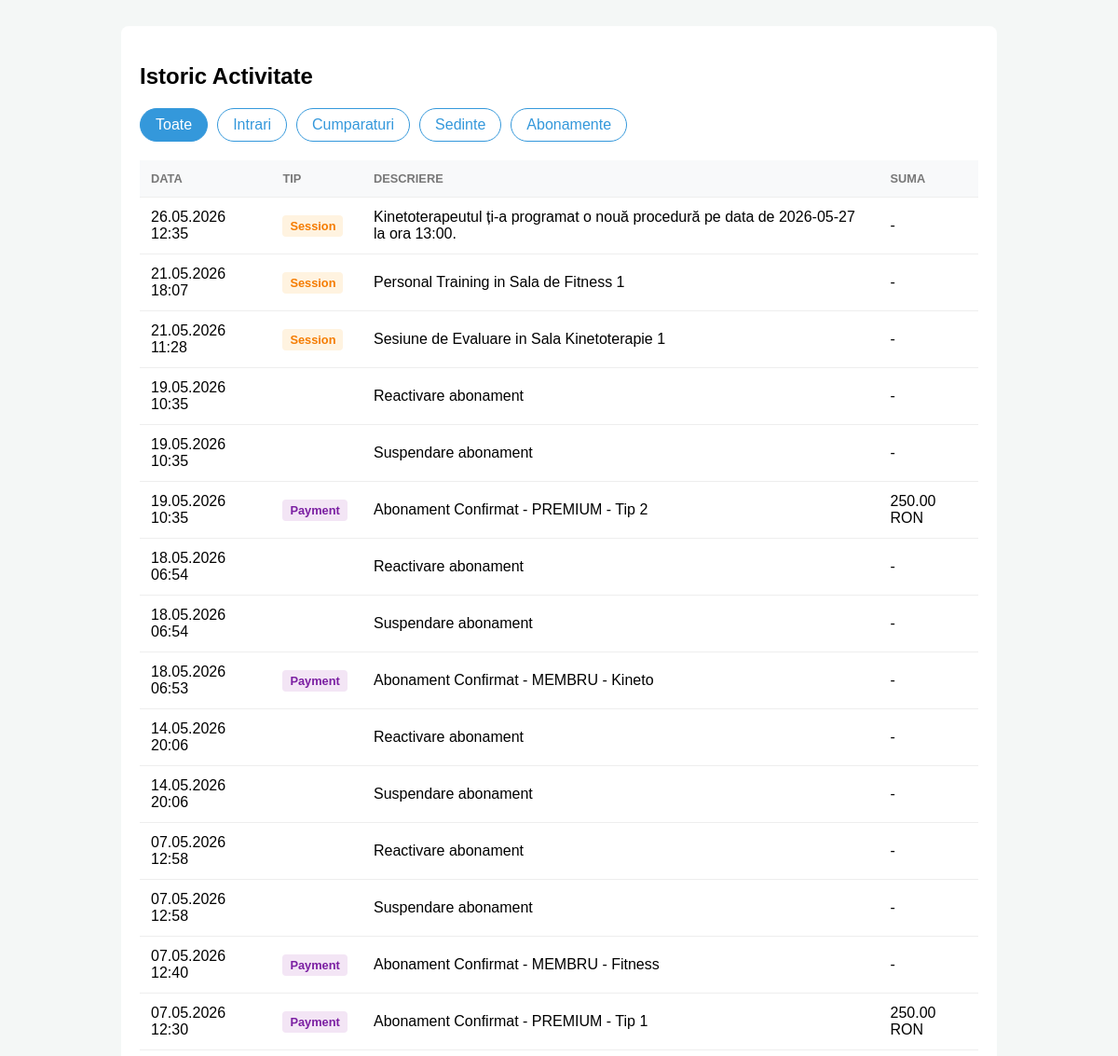
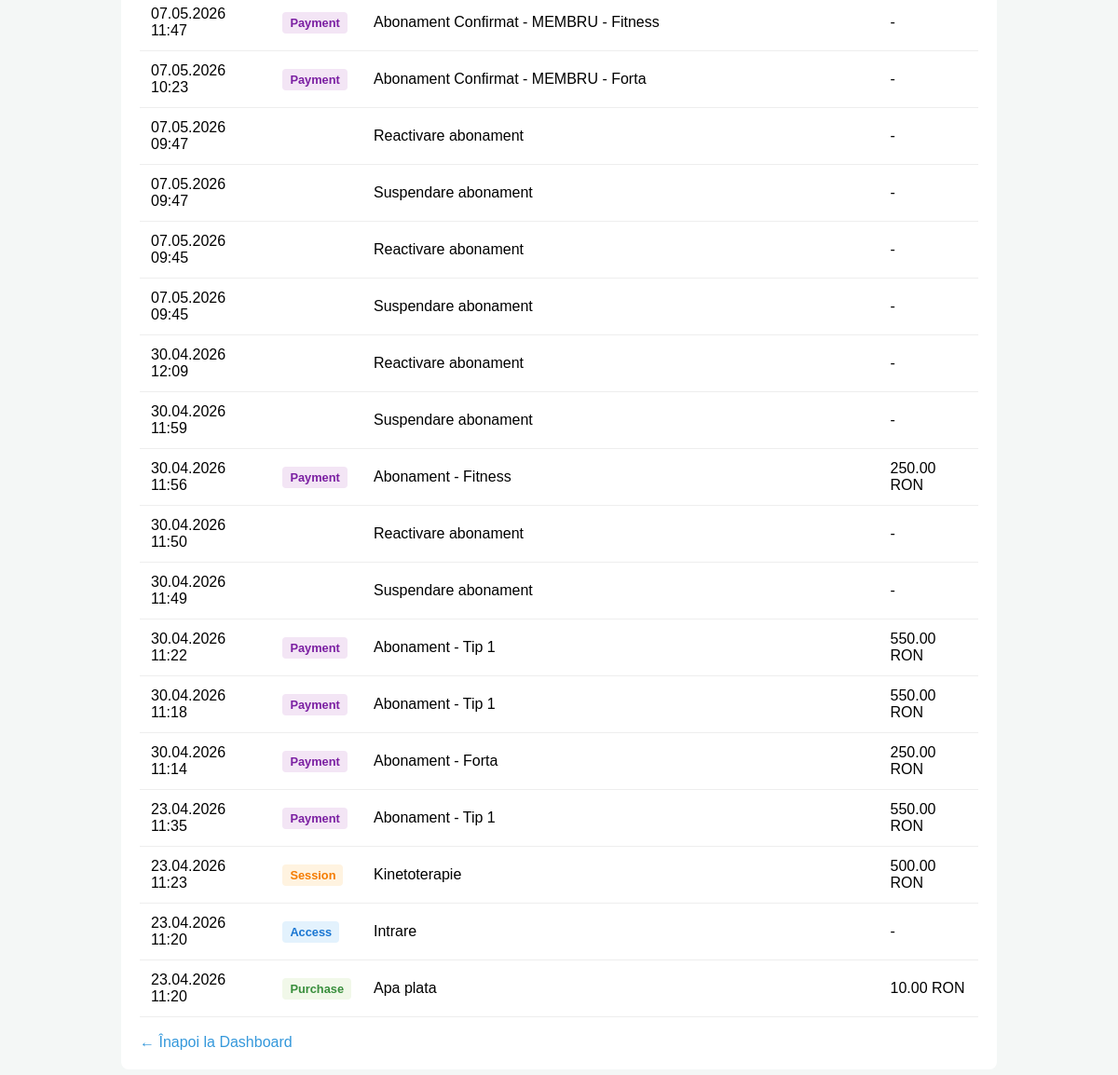
The app's page /pages/member/istoric/history.php (signed in) with its own data (2 pictures, top to bottom).
### tables this page shows
CREATE TABLE `activities_history` (
  `id` int(11) NOT NULL,
  `user_id` int(11) NOT NULL,
  `activity_type` enum('access','purchase','session','payment') DEFAULT NULL,
  `description` varchar(255) DEFAULT NULL,
  `amount` decimal(10,2) DEFAULT 0.00,
  `created_at` timestamp NOT NULL DEFAULT current_timestamp()
);

### pages/member/istoric/history.php (the view, shortened to what this page needs)
<?php
require_once __DIR__ . '/../../../init.php';
$user_id = $_SESSION['user_id'];
$filter = isset($_GET['type']) ? $_GET['type'] : 'all';
if ($filter === 'all') {
    $query = "SELECT * FROM activities_history WHERE user_id = ? ORDER BY created_at DESC";
    $params = [$user_id];
} else {
    $query = "SELECT * FROM activities_history WHERE user_id = ? AND activity_type = ? ORDER BY created_at DESC";
    $params = [$user_id, $filter];
}
$stmt = $db->prepare($query);
$stmt->execute($params);
$activities = $stmt->fetchAll(PDO::FETCH_ASSOC);
?>
<!DOCTYPE html>
<html lang="ro">
<head>
</head>
<body>
<div class="container">
    <h2>Istoric Activitate</h2>
    <div class="filters">
        <a href="history.php?type=all" class="filter-btn <?php echo $filter === 'all' ? 'active' : ''; ?>">Toate</a>
        <a href="history.php?type=access"
           class="filter-btn <?php echo $filter === 'access' ? 'active' : ''; ?>">Intrari</a>
        <a href="history.php?type=purchase" class="filter-btn <?php echo $filter === 'purchase' ? 'active' : ''; ?>">Cumparaturi</a>
        <a href="history.php?type=session" class="filter-btn <?php echo $filter === 'session' ? 'active' : ''; ?>">Sedinte</a>
        <a href="history.php?type=payment" class="filter-btn <?php echo $filter === 'payment' ? 'active' : ''; ?>">Abonamente</a>
    </div>
    <table>
        <thead>
        <tr>
            <th>Data</th>
            <th>Tip</th>
            <th>Descriere</th>
            <th>Suma</th>
        </tr>
        </thead>
        <tbody>
        <?php if (count($activities) > 0): ?>
            <?php foreach ($activities as $act): ?>
                <tr>
                    <td><?php echo date('d.m.Y H:i', strtotime($act['created_at'])); ?></td>
                    <td>
                        <span class="type-badge type-<?php echo $act['activity_type']; ?>"><?php echo ucfirst($act['activity_type']); ?></span>
                    </td>
                    <td><?php echo htmlspecialchars($act['description']); ?></td>
                    <td><?php echo $act['amount'] > 0 ? $act['amount'] . ' RON' : '-'; ?></td>
                </tr>
            <?php endforeach; ?>
        <?php else: ?>
            <tr>
                <td colspan="4">Nu am gasit nicio activitate pentru acest filtru.</td>
            </tr>
        <?php endif; ?>
        </tbody>
    </table>
    <br>
    <a href="../../../dashboard.php" style="color: #3498db; text-decoration: none;">← Înapoi la Dashboard</a>
</div>
</body>
</html>

### pages/member/istoric/history.php (style rules this page uses)
body { font-family: sans-serif; background: #f4f7f6; padding: 20px; }
.container { max-width: 900px; margin: auto; background: white; padding: 20px; border-radius: 8px; }
.filters { margin-bottom: 20px; display: flex; gap: 10px; }
.filter-btn { padding: 8px 16px; border: 1px solid #3498db; border-radius: 20px; text-decoration: none; color: #3498db; transition: 0.3s; }
.filter-btn.active { background: #3498db; color: white; }
table { width: 100%; border-collapse: collapse; margin-top: 10px; }
th, td { padding: 12px; text-align: left; border-bottom: 1px solid #eee; }
th { background-color: #f8f9fa; color: #777; text-transform: uppercase; font-size: 0.8em; }
.type-badge { padding: 4px 8px; border-radius: 4px; font-size: 0.8em; font-weight: bold; }
.type-access { background: #e3f2fd; color: #1976d2; }
.type-purchase { background: #f1f8e9; color: #388e3c; }
.type-session { background: #fff3e0; color: #f57c00; }
.type-payment { background: #f3e5f5; color: #7b1fa2; }

### records on screen
activities_history: created_at "26.05.2026 12:35", activity_type "Session", description "Kinetoterapeutul ți-a programat o nouă procedură pe data de 2026-05-27 la ora 13:00."
activities_history: created_at "21.05.2026 18:07", activity_type "Session", description "Personal Training in Sala de Fitness 1"
activities_history: created_at "21.05.2026 11:28", activity_type "Session", description "Sesiune de Evaluare in Sala Kinetoterapie 1"
activities_history: created_at "19.05.2026 10:35", description "Reactivare abonament"
activities_history: created_at "19.05.2026 10:35", description "Suspendare abonament"
activities_history: created_at "19.05.2026 10:35", activity_type "Payment", description "Abonament Confirmat - PREMIUM - Tip 2", amount "250.00"
activities_history: created_at "18.05.2026 06:54", description "Reactivare abonament"
activities_history: created_at "18.05.2026 06:54", description "Suspendare abonament"
activities_history: created_at "18.05.2026 06:53", activity_type "Payment", description "Abonament Confirmat - MEMBRU - Kineto"
activities_history: created_at "14.05.2026 20:06", description "Reactivare abonament"
activities_history: created_at "14.05.2026 20:06", description "Suspendare abonament"
activities_history: created_at "07.05.2026 12:58", description "Reactivare abonament"
activities_history: created_at "07.05.2026 12:58", description "Suspendare abonament"
activities_history: created_at "07.05.2026 12:40", activity_type "Payment", description "Abonament Confirmat - MEMBRU - Fitness"
activities_history: created_at "07.05.2026 12:30", activity_type "Payment", description "Abonament Confirmat - PREMIUM - Tip 1", amount "250.00"
activities_history: created_at "07.05.2026 11:47", activity_type "Payment", description "Abonament Confirmat - MEMBRU - Fitness"
activities_history: created_at "07.05.2026 10:23", activity_type "Payment", description "Abonament Confirmat - MEMBRU - Forta"
activities_history: created_at "07.05.2026 09:47", description "Reactivare abonament"
activities_history: created_at "07.05.2026 09:47", description "Suspendare abonament"
activities_history: created_at "07.05.2026 09:45", description "Reactivare abonament"
activities_history: created_at "07.05.2026 09:45", description "Suspendare abonament"
activities_history: created_at "30.04.2026 12:09", description "Reactivare abonament"
activities_history: created_at "30.04.2026 11:59", description "Suspendare abonament"
activities_history: created_at "30.04.2026 11:56", activity_type "Payment", description "Abonament - Fitness", amount "250.00"
activities_history: created_at "30.04.2026 11:50", description "Reactivare abonament"
activities_history: created_at "30.04.2026 11:49", description "Suspendare abonament"
activities_history: created_at "30.04.2026 11:22", activity_type "Payment", description "Abonament - Tip 1", amount "550.00"
activities_history: created_at "30.04.2026 11:18", activity_type "Payment", description "Abonament - Tip 1", amount "550.00"
activities_history: created_at "30.04.2026 11:14", activity_type "Payment", description "Abonament - Forta", amount "250.00"
activities_history: created_at "23.04.2026 11:35", activity_type "Payment", description "Abonament - Tip 1", amount "550.00"
activities_history: created_at "23.04.2026 11:23", activity_type "Session", description "Kinetoterapie", amount "500.00"
activities_history: created_at "23.04.2026 11:20", activity_type "Access", description "Intrare"
activities_history: created_at "23.04.2026 11:20", activity_type "Purchase", description "Apa plata", amount "10.00"
